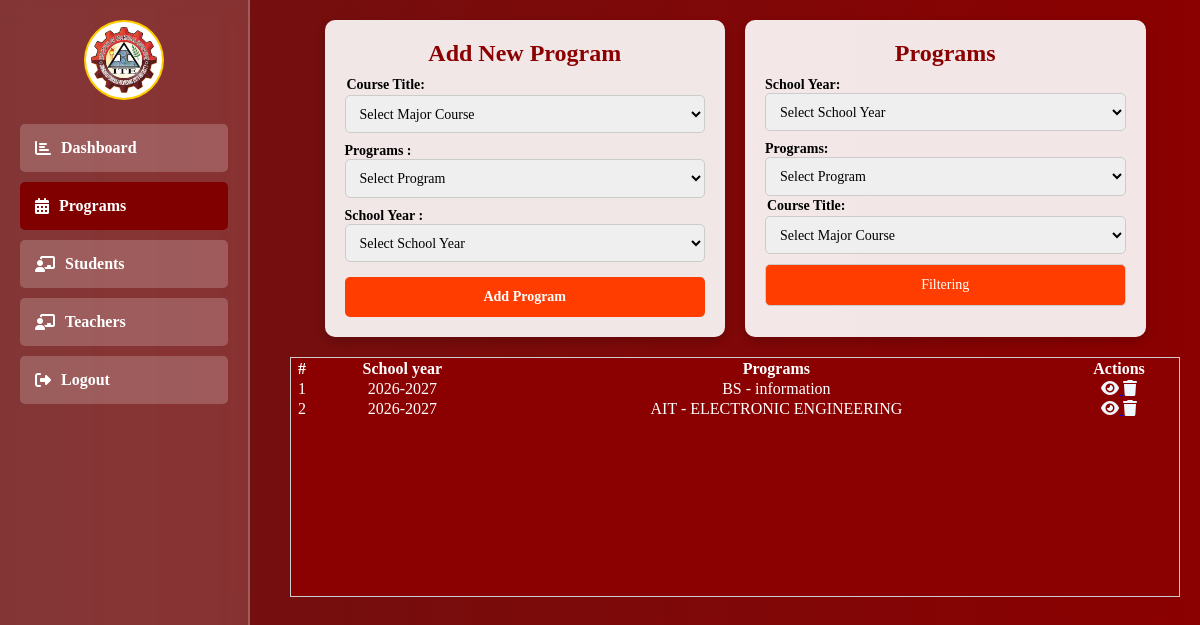
Before: /admin/program.php (signed in) with the older database file.
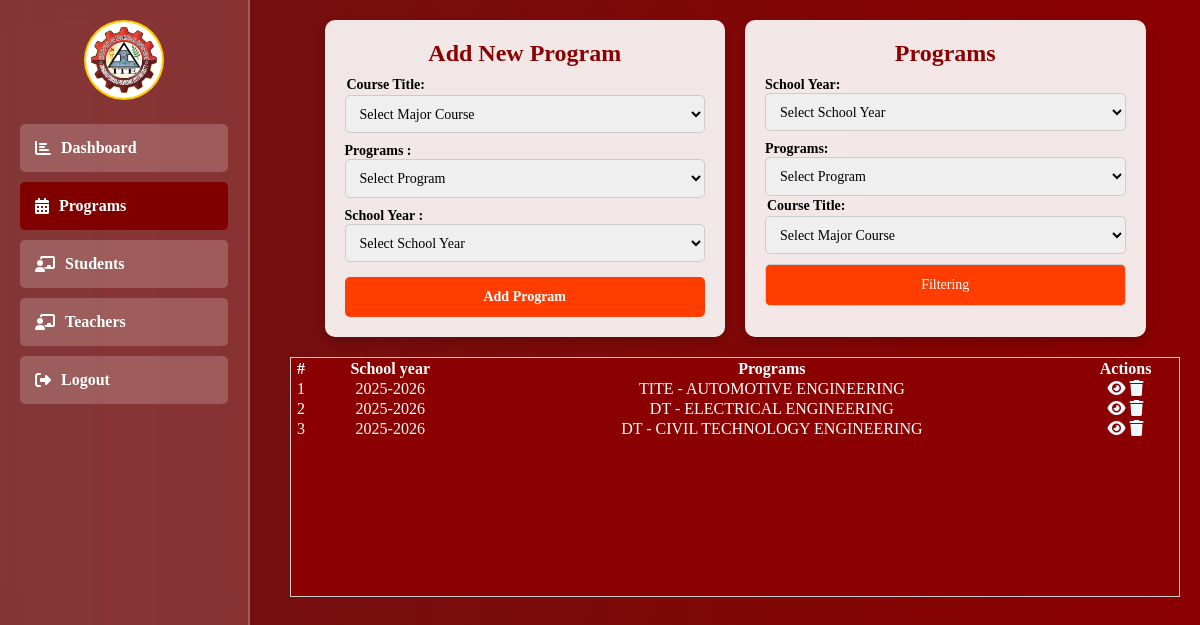
After: the same page with the newer database file.
### tables this page shows
CREATE TABLE `programs_with_subjects` (
  `id` int(11) NOT NULL,
  `program_course` varchar(100) NOT NULL,
  `department_program` varchar(100) NOT NULL,
  `school_year` varchar(100) NOT NULL,
  `subject_name` varchar(100) NOT NULL,
  `subject_code` varchar(100) NOT NULL,
  `semester` int(1) NOT NULL,
  `created_at` datetime NOT NULL DEFAULT current_timestamp(),
  `teacher_name` varchar(100) NOT NULL
);

### admin/admin_function.php (called while the page is built, shortened)
<?php
include "../db_connect.php";
function GetProgramList()
{
    global $pdo;
    $stmt = $pdo->prepare("SELECT * FROM programs_with_subjects");
    $stmt->execute();
    return $stmt->fetchAll();
}

### admin/program.php (the view, shortened to what the changed rows need)
<?php
include "../db_connect.php";
include "./admin_function.php";
?>
<!DOCTYPE html>
<html lang="en">
<head>
    <link rel="stylesheet" href="https://cdnjs.cloudflare.com/ajax/libs/font-awesome/6.2.0/css/all.css">
</head>
<body>
    <div class="content">
        <div class="dashboard-container">
            <div class="card">
                <h2>Add New Program</h2>
            </div>
            <div class="card">
                <h2>Programs</h2>
            </div>
            <div class="card-table" id="tableNone"
                style="width: 100%; color: #ccc; border: 1px solid #ccc; height: 15rem; background-color: #8B0000; overflow-y: scroll;">
                <div class="tables-content" style=" background-color: #8B0000; display: flex; color: white;">
                    <table class="table" style=" width: 100%; ">
                        <thead>
                            <tr>
                                <th>#</th>
                                <th>School year</th>
                                <th>Programs</th>
                                <th>Actions</th>
                            </tr>
                        </thead>
                        <tbody>
                            <?php
                            $list = GetProgramList();
                            foreach ($list as $index => $program) {
                                if (
                                    (!isset($_GET['sy']) || $_GET['sy'] == '' || $_GET['sy'] == $program['school_year']) &&
                                    (!isset($_GET['department']) || $_GET['department'] == '' || $_GET['department'] == $program['department_program']) &&
                                    (!isset($_GET['course']) || $_GET['course'] == '' || $_GET['course'] == $program['program_course'])
                                ) {
                                    ?>
                            <tr style="text-align: center;">
                                <td><?php echo $index + 1 ?></td>
                                <td><?php echo htmlspecialchars($program['school_year']) ?></td>
                                <td>
                                    <?php echo htmlspecialchars($program['department_program']) . ' - ' . htmlspecialchars($program['program_course']); ?>
                                </td>
                                <td>
                                    <div style="color: aliceblue;">
                                        <a
                                            href="view_program.php?program_id=<?php echo $_SESSION['program_id'] = $program['id']; ?>&program_name=<?php echo urlencode($program['department_program']); ?>&course_name=<?php echo urlencode($program['program_course']); ?>&school_year=<?php echo urlencode($program['school_year']); ?>">
                                            <i style="color: aliceblue;" class="fa fa-eye"></i>
                                        </a>
                                        <a class="delete-program" section="<?php echo $program['id']; ?>"><i
                                                class="fa fa-trash"></i></a>
                                    </div>
                                </td>
                            </tr>
                            <?php }
                            } ?>
                        </tbody>
                    </table>
                </div>
            </div>
        </div>
</body>
</html>

Changed rows visible on the page:
removed programs_with_subjects: school_year "2026-2027", department_program "BS", program_course "information"
removed programs_with_subjects: school_year "2026-2027", department_program "AIT", program_course "ELECTRONIC ENGINEERING"
added programs_with_subjects: school_year "2025-2026", department_program "TITE", program_course "AUTOMOTIVE ENGINEERING"
added programs_with_subjects: school_year "2025-2026", department_program "DT", program_course "ELECTRICAL ENGINEERING"
added programs_with_subjects: school_year "2025-2026", department_program "DT", program_course "CIVIL TECHNOLOGY ENGINEERING"
